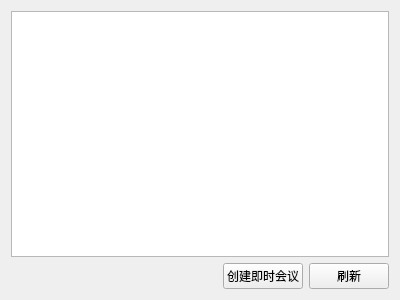
<ui version="4.0" >
 <class>ConferenceList</class>
 <widget class="QWidget" name="ConferenceList" >
  <property name="geometry" >
   <rect>
    <x>0</x>
    <y>0</y>
    <width>400</width>
    <height>300</height>
   </rect>
  </property>
  <property name="windowTitle" >
   <string>Form</string>
  </property>
  <layout class="QGridLayout" name="gridLayout" >
   <item row="0" column="0" colspan="3" >
    <widget class="QTreeView" name="treeView" />
   </item>
   <item row="1" column="2" >
    <widget class="QPushButton" name="refreshButton" >
     <property name="text" >
      <string>刷新</string>
     </property>
    </widget>
   </item>
   <item row="1" column="0" >
    <spacer name="horizontalSpacer" >
     <property name="orientation" >
      <enum>Qt::Horizontal</enum>
     </property>
     <property name="sizeHint" stdset="0" >
      <size>
       <width>40</width>
       <height>20</height>
      </size>
     </property>
    </spacer>
   </item>
   <item row="1" column="1" >
    <widget class="QPushButton" name="instantConfButton" >
     <property name="text" >
      <string>创建即时会议</string>
     </property>
    </widget>
   </item>
  </layout>
 </widget>
 <resources/>
 <connections/>
</ui>
